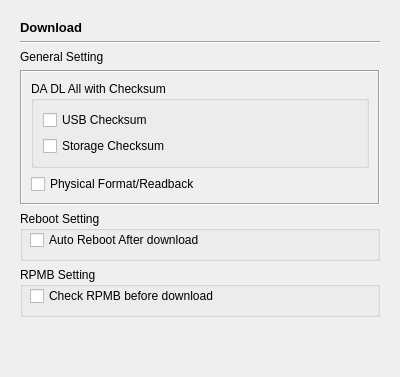
      <widget class="QWidget" name="page_Download">
       <layout class="QVBoxLayout" name="verticalLayout">
        <item>
         <widget class="QFrame" name="frame_3">
          <property name="frameShape">
           <enum>QFrame::NoFrame</enum>
          </property>
          <property name="frameShadow">
           <enum>QFrame::Plain</enum>
          </property>
          <layout class="QVBoxLayout" name="verticalLayout_6">
           <item>
            <widget class="QLabel" name="label_3">
             <property name="sizePolicy">
              <sizepolicy hsizetype="Fixed" vsizetype="Fixed">
               <horstretch>0</horstretch>
               <verstretch>0</verstretch>
              </sizepolicy>
             </property>
             <property name="font">
              <font>
               <pointsize>10</pointsize>
               <weight>75</weight>
               <bold>true</bold>
              </font>
             </property>
             <property name="text">
              <string>Download</string>
             </property>
            </widget>
           </item>
           <item>
            <widget class="Line" name="line_8">
             <property name="orientation">
              <enum>Qt::Horizontal</enum>
             </property>
            </widget>
           </item>
           <item>
            <widget class="QLabel" name="label__DownloadSetting">
             <property name="sizePolicy">
              <sizepolicy hsizetype="Fixed" vsizetype="Fixed">
               <horstretch>0</horstretch>
               <verstretch>0</verstretch>
              </sizepolicy>
             </property>
             <property name="text">
              <string>General Setting</string>
             </property>
            </widget>
           </item>
           <item>
            <widget class="QFrame" name="frame_DAchksum">
             <property name="frameShape">
              <enum>QFrame::Box</enum>
             </property>
             <property name="frameShadow">
              <enum>QFrame::Sunken</enum>
             </property>
             <layout class="QGridLayout" name="gridLayout_5">
              <item row="0" column="0">
               <widget class="QGroupBox" name="groupBox_2">
                <property name="title">
                 <string>DA DL All with Checksum</string>
                </property>
                <layout class="QGridLayout" name="gridLayout_4">
                 <item row="0" column="0">
                  <layout class="QHBoxLayout" name="horizontalLayout_2">
                   <item>
                    <widget class="QCheckBox" name="checkBox_usbchksum">
                     <property name="text">
                      <string>USB Checksum</string>
                     </property>
                    </widget>
                   </item>
                   <item>
                    <spacer name="horizontalSpacer_2">
                     <property name="orientation">
                      <enum>Qt::Horizontal</enum>
                     </property>
                     <property name="sizeHint" stdset="0">
                      <size>
                       <width>118</width>
                       <height>19</height>
                      </size>
                     </property>
                    </spacer>
                   </item>
                  </layout>
                 </item>
                 <item row="1" column="0">
                  <layout class="QHBoxLayout" name="horizontalLayout_3">
                   <item>
                    <widget class="QCheckBox" name="checkBox_emmcchksum">
                     <property name="text">
                      <string>Storage Checksum</string>
                     </property>
                    </widget>
                   </item>
                   <item>
                    <spacer name="horizontalSpacer_4">
                     <property name="orientation">
                      <enum>Qt::Horizontal</enum>
                     </property>
                     <property name="sizeHint" stdset="0">
                      <size>
                       <width>40</width>
                       <height>20</height>
                      </size>
                     </property>
                    </spacer>
                   </item>
                  </layout>
                 </item>
                </layout>
               </widget>
              </item>
              <item row="1" column="0">
               <layout class="QHBoxLayout" name="horizontalLayout_5">
                <item>
                 <widget class="QCheckBox" name="checkBox_physicalFormat">
                  <property name="text">
                   <string>Physical Format/Readback</string>
                  </property>
                 </widget>
                </item>
                <item>
                 <spacer name="horizontalSpacer_3">
                  <property name="orientation">
                   <enum>Qt::Horizontal</enum>
                  </property>
                  <property name="sizeHint" stdset="0">
                   <size>
                    <width>168</width>
                    <height>20</height>
                   </size>
                  </property>
                 </spacer>
                </item>
               </layout>
              </item>
             </layout>
            </widget>
           </item>
           <item>
            <widget class="QGroupBox" name="groupBox_auto_reboot_setting">
             <property name="minimumSize">
              <size>
               <width>0</width>
               <height>50</height>
              </size>
             </property>
             <property name="title">
              <string>Reboot Setting</string>
             </property>
             <widget class="QCheckBox" name="checkBox_auto_reboot">
              <property name="geometry">
               <rect>
                <x>10</x>
                <y>20</y>
                <width>361</width>
                <height>18</height>
               </rect>
              </property>
              <property name="text">
               <string>Auto Reboot After download</string>
              </property>
             </widget>
            </widget>
           </item>
           <item>
            <widget class="QGroupBox" name="groupBox_rpmb_setting">
             <property name="minimumSize">
              <size>
               <width>0</width>
               <height>50</height>
              </size>
             </property>
             <property name="title">
              <string>RPMB Setting</string>
             </property>
             <widget class="QCheckBox" name="checkBox_rpmb">
              <property name="geometry">
               <rect>
                <x>10</x>
                <y>20</y>
                <width>361</width>
                <height>18</height>
               </rect>
              </property>
              <property name="text">
               <string>Check RPMB before download</string>
              </property>
             </widget>
            </widget>
           </item>
           <item>
            <spacer name="verticalSpacer_3">
             <property name="orientation">
              <enum>Qt::Vertical</enum>
             </property>
             <property name="sizeHint" stdset="0">
              <size>
               <width>20</width>
               <height>40</height>
              </size>
             </property>
            </spacer>
           </item>
          </layout>
         </widget>
        </item>
       </layout>
      </widget>
